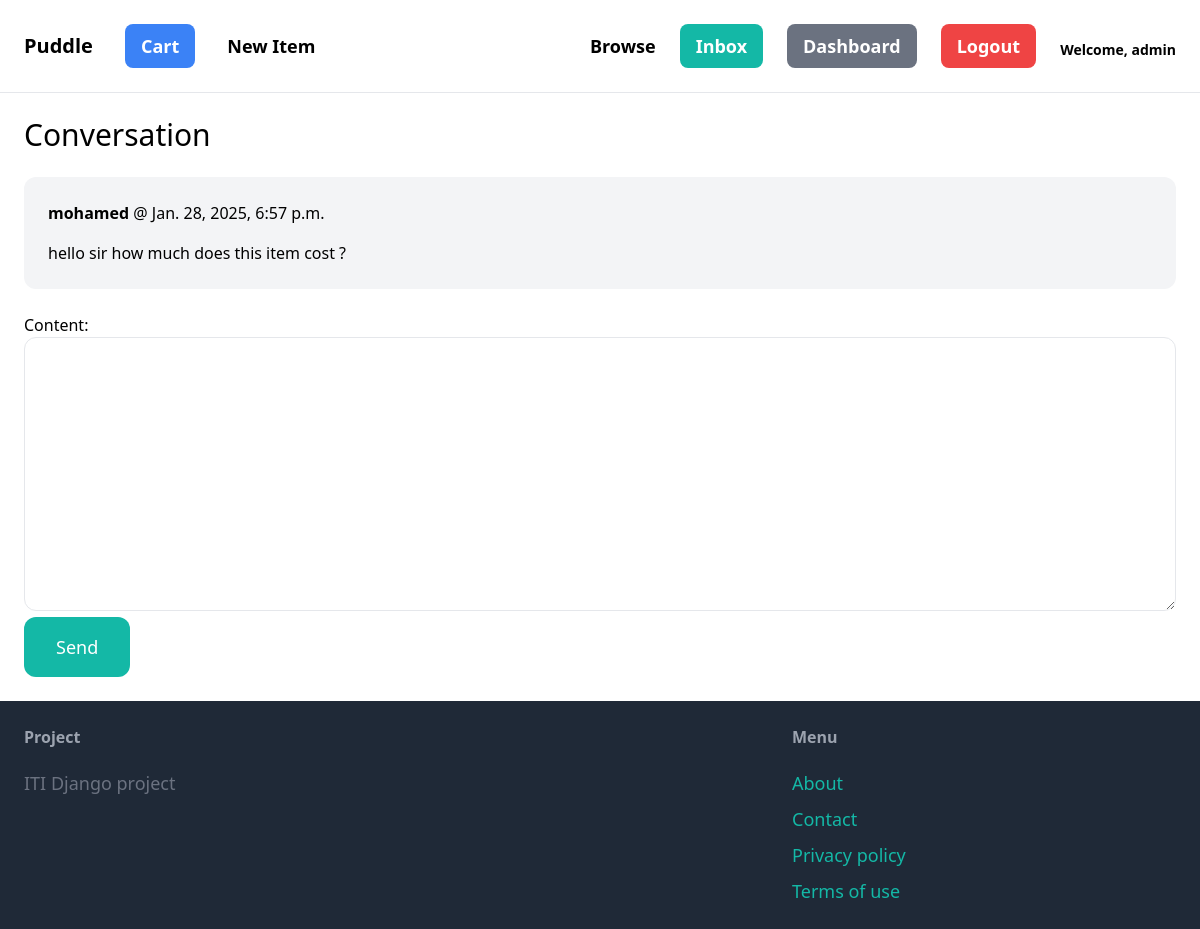
/inbox/5/ (signed in), run on the app's committed database.
### conversation/models.py (models this page shows)
class ConversationMessage(models.Model):
    conversation = models.ForeignKey(Conversation, related_name='messages', on_delete=models.CASCADE)
    content = models.TextField()
    created_at = models.DateTimeField(auto_now_add=True)
    created_by = models.ForeignKey(User, related_name='created_messages', on_delete=models.CASCADE)

### conversation/views.py (the view)
# urls.py: path('<int:pk>/', views.detail, name='detail'),
@login_required
def detail(request, pk):
    conversation = Conversation.objects.filter(members__in=[request.user.id]).get(pk=pk)
    if request.method == 'POST':
        form = ConversationMessageForm(request.POST)
        if form.is_valid():
            conversation_message = form.save(commit=False)
            conversation_message.conversation = conversation
            conversation_message.created_by = request.user
            conversation_message.save()
            conversation.save()
            return redirect('conversation:detail', pk=pk)
    else:
        form = ConversationMessageForm()
    return render(request, 'conversation/detail.html', {
        'conversation': conversation,
        'form': form
    })

### conversation/forms.py
class ConversationMessageForm(forms.ModelForm):
    class Meta:
        model = ConversationMessage
        fields = ('content',)
        widgets = {
            'content': forms.Textarea(attrs={
                'class': 'w-full py-4 px-6 rounded-xl border'
            })
        }

### conversation/templates/conversation/detail.html (shortened to what this page needs)
{% extends 'core/base.html' %}
{% block content %}
<h1 class="mb-6 text-3xl">Conversation</h1>
<div class="space-y-6">
    {% for message in conversation.messages.all %}
        <div class="p-6 flex {% if message.created_by == request.user %}bg-blue-100{% else %}bg-gray-100{% endif %} rounded-xl">
            <div>
                <p class="mb-4"><strong>{{ message.created_by.username }}</strong> @ {{ message.created_at }}</p>
                <p>{{ message.content }}</p>
            </div>
        </div>
    {% endfor %}
</div>
<form method="post" action="." class="mt-6">
    {{ form.as_p }}
    <button class="py-4 px-8 text-lg bg-teal-500 hover:bg-teal-700 rounded-xl text-white">Send</button>
</form>
{% endblock %}

### core/templates/core/base.html (shortened to what this page needs)
<!doctype html>
<html>
    <head>
        <script src="https://cdn.tailwindcss.com"></script>
    </head>
    <body>
        <nav class="py-6 px-6 flex justify-between items-center border-b border-gray-200">
            <div class="flex items-center space-x-8">
                <a href="/" class="text-xl font-semibold">Puddle</a>
                <a href="{% url 'item:cart_detail' %}" class="px-4 py-2 text-lg font-semibold bg-blue-500 text-white rounded-lg hover:bg-blue-700">
                    Cart
                </a>
                {% if request.user.is_superuser %}
                    <a href="{% url 'item:new' %}" class="text-lg font-semibold hover:text-gray-500">New Item</a>
                {% endif %}
            </div>
            <div class="flex items-center space-x-6">
                <a href="{% url 'item:items' %}" class="text-lg font-semibold hover:text-gray-500">Browse</a>
                {% if request.user.is_authenticated %}
                    <a href="{% url 'conversation:inbox' %}" class="px-4 py-2 text-lg font-semibold bg-teal-500 text-white rounded-lg hover:bg-teal-700">
                        Inbox
                    </a>
                    <a href="{% url 'dashboard:index' %}" class="px-4 py-2 text-lg font-semibold bg-gray-500 text-white rounded-lg hover:bg-gray-700">
                        Dashboard
                    </a>
                    <form method="post" action="{% url 'core:logout' %}" style="display: inline;">
                        <button type="submit" class="px-4 py-2 text-lg font-semibold bg-red-500 text-white rounded-lg hover:bg-red-700">
                            Logout
                        </button>
                    </form>
                    <span class="block mt-2 text-sm font-semibold">Welcome, {{ request.user.username }}</span>
                {% endif %}
            </div>
        </nav>
        <div class="px-6 py-6">
            {% block content %}
            {% endblock %}
        </div>
        <footer class="py-6 px-6 flex justify-between bg-gray-800">
            <div class="w-2/3 pr-10">
                <h3 class="mb-5 font-semibold text-gray-400">Project</h3>
                <p class="text-lg text-gray-500">ITI Django project</p>
            </div>
            <div class="w-1/3">
                <h3 class="mb-5 font-semibold text-gray-400">Menu</h3>
                <ul class="space-y-2">
                    <li><a href="{% url 'core:about' %}" class="text-lg text-teal-500 hover:text-teal-700">About</a></li>
                    <li><a href="{% url 'core:contact' %}" class="text-lg text-teal-500 hover:text-teal-700">Contact</a></li>
                    <li><a href="#" class="text-lg text-teal-500 hover:text-teal-700">Privacy policy</a></li>
                    <li><a href="#" class="text-lg text-teal-500 hover:text-teal-700">Terms of use</a></li>
                </ul>
            </div>
        </footer>
    </body>
</html>

### data on the page
ConversationMessage: created_by.username "mohamed", created_at "Jan. 28, 2025, 6:57 p.m.", content "hello sir how much does this item cost ?"

### other printed values
{{ request.user.username }} "admin"
